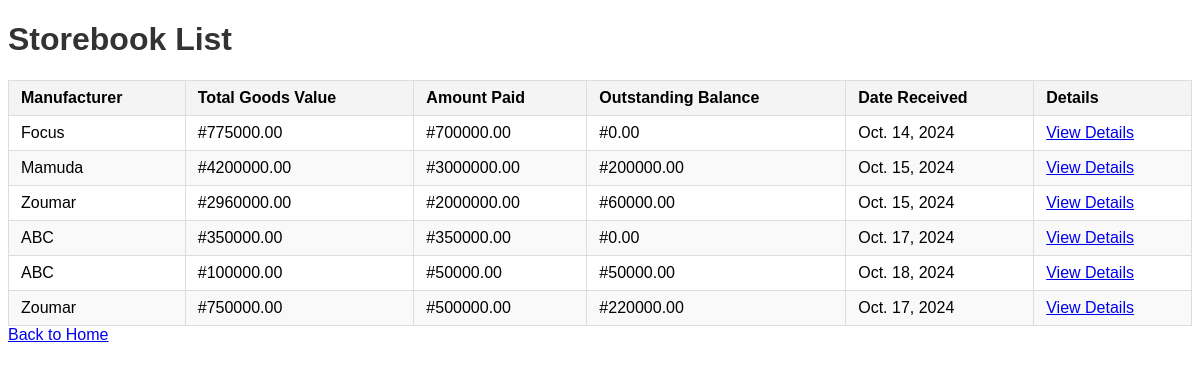
The page /storebook/ (signed in) on the database its author committed.
### inventory/models.py (models this page shows, shortened)
class StoreBook(models.Model):
    manufacturer = models.ForeignKey(Manufacturer, on_delete=models.CASCADE)
    total_goods_value = models.DecimalField(max_digits=15, decimal_places=2)
    amount_paid = models.DecimalField(max_digits=15, decimal_places=2)
    outstanding_balance = models.DecimalField(max_digits=15, decimal_places=2, default=0.00)
    other_expenses = models.DecimalField(max_digits=15, decimal_places=2, default=0.00)
    profit = models.DecimalField(max_digits=15, decimal_places=2, default=0.00)
    date_received = models.DateField()
    def calculate_balance(self):
        total_payments = sum(payment.amount_paid for payment in self.payments.all())
        self.outstanding_balance = self.total_goods_value - total_payments
        return self.outstanding_balance

class Manufacturer(models.Model):
    name = models.CharField(max_length=100)
    address = models.TextField()

### inventory/views.py (the view)
# urls.py: path('storebook/', views.storebook_list, name='storebook_list'),
@staff_member_required
def storebook_list(request):
    storebooks = StoreBook.objects.all()  # Retrieve all storebook entries
    for storebook in storebooks:
        storebook.calculate_balance()
    return render(request, 'inventory/storebook_list.html', {'storebooks': storebooks})

### inventory/templates/inventory/storebook_list.html (shortened to what this page needs)
{% load static %}
<!DOCTYPE html>
<html lang="en">
<head>
    <link rel="stylesheet" href="{% static 'inventory/styles.css' %}">
</head>
<body>
    <h1>Storebook List</h1>
    <table>
        <thead>
            <tr>
                <th>Manufacturer</th>
                <th>Total Goods Value</th>
                <th>Amount Paid</th>
                <th>Outstanding Balance</th>
                <th>Date Received</th>
                <th>Details</th>
            </tr>
        </thead>
        <tbody>
            {% for storebook in storebooks %}
            <tr>
                <td>{{ storebook.manufacturer.name }}</td>
                <td>#{{ storebook.total_goods_value }}</td>
                <td>#{{ storebook.amount_paid }}</td>
                <td>#{{ storebook.outstanding_balance }}</td>
                <td>{{ storebook.date_received }}</td>
                <td><a href="{% url 'storebook_detail' storebook.id %}">View Details</a></td>
            </tr>
            {% empty %}
            <tr>
                <td colspan="6">No storebook entries found.</td>
            </tr>
            {% endfor %}
        </tbody>
    </table>
    <a href="{% url 'home' %}">Back to Home</a>
</body>
</html>

### inventory/static/inventory/styles.css (style rules this page uses)
body { font-family: Arial, sans-serif; }
h1 { color: #333; }
table { width: 100%; border-collapse: collapse; }
th, td { padding: 8px 12px; border: 1px solid #ddd; text-align: left; }
th { background-color: #f4f4f4; }
tr:nth-child(even) { background-color: #f9f9f9; }

### rows shown on the page
StoreBook: manufacturer.name "Focus", total_goods_value "775000.00", amount_paid "700000.00", outstanding_balance "0.00", date_received "Oct. 14, 2024"
StoreBook: manufacturer.name "Mamuda", total_goods_value "4200000.00", amount_paid "3000000.00", outstanding_balance "200000.00", date_received "Oct. 15, 2024"
StoreBook: manufacturer.name "Zoumar", total_goods_value "2960000.00", amount_paid "2000000.00", outstanding_balance "60000.00", date_received "Oct. 15, 2024"
StoreBook: manufacturer.name "ABC", total_goods_value "350000.00", amount_paid "350000.00", outstanding_balance "0.00", date_received "Oct. 17, 2024"
StoreBook: manufacturer.name "ABC", total_goods_value "100000.00", amount_paid "50000.00", outstanding_balance "50000.00", date_received "Oct. 18, 2024"
StoreBook: manufacturer.name "Zoumar", total_goods_value "750000.00", amount_paid "500000.00", outstanding_balance "220000.00", date_received "Oct. 17, 2024"
